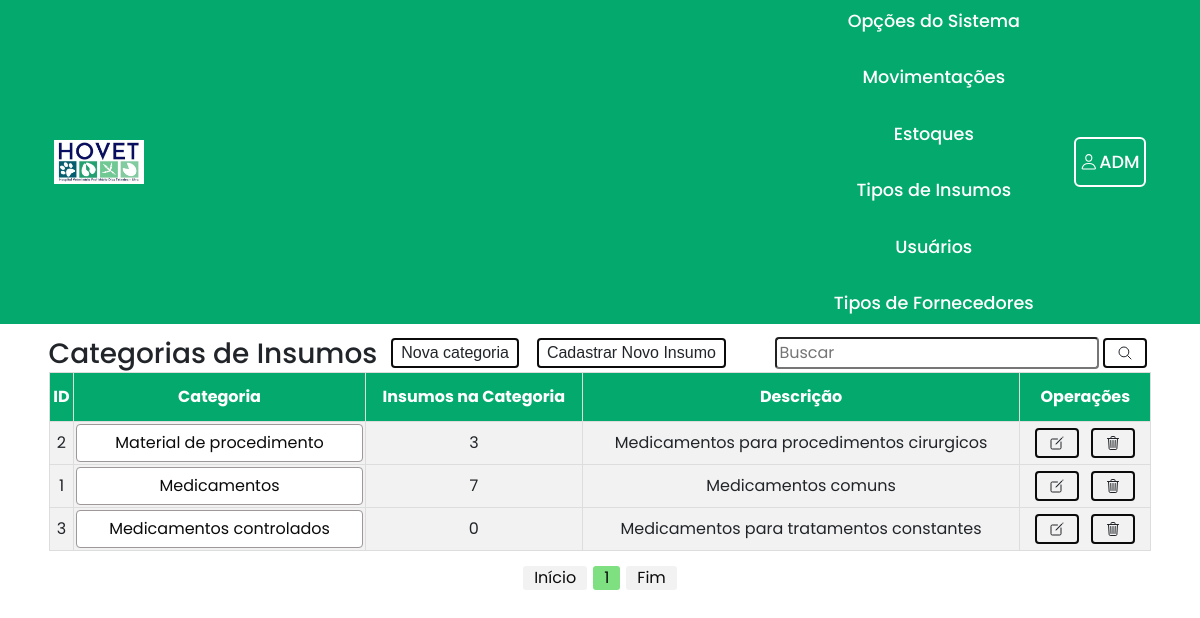
/sistema/index.php?menuop=categorias_insumos (signed in), run on the app's committed database.
### tables this page shows
create table tipos_insumos (
	id int primary key auto_increment,
    tipo varchar(100) not null,
    descricao varchar(100)
    );

### pgs_modelo/permissoes_usuarios.php (called while the page is built, shortened)
<?php
function has_permission($per_user, $per_sistem){
    $cont_per_user = count($per_user);
    $i = 0;
    while ($i < $cont_per_user) {
        if (in_array($per_user[$i], $per_sistem)){
            return true;
            break;
        }else{
            $i++;
        }
    }
    return null;
}
?>

### sistema/index.php (the view, shortened to what this page needs)
<?php
include_once("../db/connect.php");
include_once("../pgs_modelo/permissoes_usuarios.php");
$sessionUserType = $_SESSION['usuario_tipo_usuario_id'];
$userFirstName = $_SESSION['usuario_primeiro_nome'];
$array_tipos_estoquista_adm_diretor = [2,3,5];
$array_permissoes_user = [];
if ($sessionUserType == 2) {
    $array_permissoes_user = $array_tipos_estoquista_adm_diretor;
} else {
    $array_permissoes_user = [$sessionUserType];
}
?>
<!DOCTYPE html>
<html lang="pt-br">
<head>
    <link rel="stylesheet" href="https://cdn.jsdelivr.net/npm/bootstrap@4.6.2/dist/css/bootstrap.min.css"
>
    <link rel="stylesheet" href="../css/style_personalizado.css">
</head>
<body>
    <nav class="navbar">
        <div class="container navbar-header">
            <div class="logo">
                <a href="index.php?menuop=pagina_principal">
                    <img class="float-left" src="../img/logo_hovet.jpg">
                </a>
            </div>
            <div class="display-flex-row">
                <div class="menu_op_adm">
                    <div class="dropdown">
                        <a href="#">Opções do Sistema</a>
                    </div>
                    <div class="dropdown" id="listar">
                        <a href="#">Movimentações</a>
                    </div>
                    <div class="dropdown">
                        <a href="#">Estoques</a>
                    </div>
                    <div class="dropdown" id="listar">
                        <a href="#">Tipos de Insumos</a>
                    </div>
                    <div id="listar">
                        <a href="index.php?menuop=usuarios">Usuários</a>
                    </div>
                    <div class="dropdown" id="listar">
                        <a href="#">Tipos de Fornecedores</a>
                    </div>
                </div>
                <div class="login_user">
                    <div class="dropdown">
                        <span class="icon">
                            <ion-icon name="person-outline"></ion-icon>
                            <?=$userFirstName;?>
                        </span>
                    </div>
                </div>
            </div>
        </div>
    </nav>
    <main>
        <?php
            $menuop = (isset($_GET["menuop"]))?$_GET["menuop"]:"pagina_principal";
            switch ($menuop) {
                case 'categorias_insumos':
                    if (!has_permission($array_permissoes_user, $array_tipos_estoquista_adm_diretor)) {
                        echo "<script language='javascript'>window.alert('Você não tem permissão para acessar está página!!'); </script>";
                        echo "<script language='javascript'>window.location='/hovet/sistema/index.php?menuop=pagina_principal'</script>";
                    } else{
                        include_once("insumos/categorias_insumos/painel_categorias.php");
                        break;
                    }
            }
        ?>
    </main>
</body>
</html>

### sistema/insumos/categorias_insumos/painel_categorias.php (shortened to what this page needs)
<section class="painel_usuarios">
    <div class="container">
        <div class="menu_header">
            <div class="menu_user">
                <h3>Categorias de Insumos</h3>
                <a href="index.php?menuop=cadastro_categoria_insumo">
                    <button class="btn" id="operacao_cadastro">Nova categoria</button>
                </a>
                <a href="index.php?menuop=cadastro_insumo">
                    <button class="btn" id="operacao_cadastro">Cadastrar Novo Insumo</button>
                </a>
            </div>
            <div>
                <form action="index.php?menuop=categorias_insumos" method="post" class="form_buscar">
                    <input type="text" name="txt_pesquisa_insumos" placeholder="Buscar">
                    <button type="submit" class="btn">
                        <span class="icon">
                            <ion-icon name="search-outline"></ion-icon>
                        </span>
                    </button>
                </form>
            </div>
        </div>
        <div class="tabelas">
            <table id="tabela_listar">
                <thead>
                    <tr>
                        <th>ID</th>
                        <th>Categoria</th>
                        <th>Insumos na Categoria</th>
                        <th>Descrição</th>
                        <th id="th_operacoes_editar_deletar">Operações</th>
                    </tr>
                </thead>
                <tbody>
                    <?php
                        $quantidade_registros_insumos = 10;
                        $pagina_insumos = (isset($_GET['pagina_insumos']))?(int)$_GET['pagina_insumos']:1;
                        $inicio_insumos = ($quantidade_registros_insumos * $pagina_insumos) - $quantidade_registros_insumos;
                        $txt_pesquisa_insumos = (isset($_POST["txt_pesquisa_insumos"]))?$_POST["txt_pesquisa_insumos"]:"";
                        if ($sessionUserType!=2 && $sessionUserType!=3) {
                            $painel_tmp = "Disp";
                        }else {
                            $painel_tmp = $txt_pesquisa_insumos;
                        }
                        $painel = $painel_tmp;
                        $sql = "SELECT
                                    id,
                                    tipo,
                                    descricao
                                FROM
                                    tipos_insumos
                                WHERE
                                    id = '{$txt_pesquisa_insumos}' or tipo LIKE '{$painel}%'
                                    ORDER BY tipo ASC
                                    LIMIT $inicio_insumos,$quantidade_registros_insumos";
                        $rs = mysqli_query($conexao,$sql) or die("Erro ao executar a consulta! " . mysqli_error($conexao));
                        while($dados = mysqli_fetch_assoc($rs)){
                            $tipo_de_insumo_id = $dados['id'];
                            $sql = "SELECT
                                        count(i.id) as qtd_insumos
                                    FROM
                                        insumos i
                                    WHERE
                                        i.tipo_insumos_id = {$tipo_de_insumo_id}";
                            $rs_info = mysqli_query($conexao,$sql) or die("Erro ao executar a consulta! " . mysqli_error($conexao));
                            $dados_info = mysqli_fetch_assoc($rs_info);
                    ?>
                    <tr>
                    <tr class="tabela_dados">
                        <td><?=$dados["id"]?></td>
                        <td>
                            <a href="index.php?menuop=insumos&categoriaInsumoId=<?=$dados['id']?>" class="form-control"><?=$dados['tipo']?></a>
                        </td>
                        <td><?=$dados_info["qtd_insumos"]?></td>
                        <td><?=$dados["descricao"]?></td>
                        <td class="" id="td_operacoes_editar_deletar">
                            <a href="index.php?menuop=editar_categoria_insumos&id=<?=$dados["id"]?>" class="confirmaEdit">
                                <button class="btn">
                                    <span class="icon">
                                        <ion-icon name="create-outline"></ion-icon>
                                    </span>
                                </button>
                            </a>
                            <a href="index.php?menuop=excluir_categoria_insumos&id=<?=$dados["id"]?>" class="confirmaDelete">
                                <button class="btn">
                                    <span class="icon">
                                        <ion-icon name="trash-outline"></ion-icon>
                                    </span>
                                </button>
                            </a>
                        </td>
                    </tr>
                    <?php
                        }
                    ?>
                </tbody>
            </table>
        </div>
        <div class="paginacao">
            <?php
                $sqlTotalinsumos = "SELECT id FROM tipos_insumos";
                $queryTotalinsumos = mysqli_query($conexao,$sqlTotalinsumos) or die(mysqli_error($conexao));
                $numTotalinsumos = mysqli_num_rows($queryTotalinsumos);
                $totalPaginasinsumos = ceil($numTotalinsumos/$quantidade_registros_insumos);
                echo "<a href=\"?menuop=categorias_insumos&pagina_insumos=1\">Início</a> ";
                    ?>
                    <?php
                for($i=1;$i<=$totalPaginasinsumos;$i++){
                    if ($i >= ($pagina_insumos) && $i <= ($pagina_insumos+5)) {
                        if ($i==$pagina_insumos) {
                            echo "<span>$i</span>";
                        } else {
                            echo " <a href=\"?menuop=categorias_insumos&pagina_insumos=$i\">$i</a> ";
                        }
                    }
                }
                    ?>
                    <?php
                echo " <a href=\"?menuop=categorias_insumos&pagina_insumos=$totalPaginasinsumos\">Fim</a>";
            ?>
        </div>
    </div>
</section>

### css/style_personalizado.css (style rules this page uses)
* { margin: 0; padding: 0; box-sizing: border-box; font-family: 'Poppins', sans-serif; }
*, *:before, *:after { box-sizing: border-box; }
.navbar { background-color: #04AA6D !important; }
.navbar img { width: 90px; }
.navbar a { color: #071e51; font-size: 15px; }
.container { display: flex; justify-content: center; flex-direction: column; }
.container.navbar-header { flex-direction: row; }
@media (min-width: 1200px) { .container { max-width: 96% !important; } }
.menu_user { display: flex; gap: 10px; align-items: center; }
.menu_user > h3 { margin-bottom: 0; }
.dropdown { position: relative; display: inline-block; }
#tabela_listar { font-family: Arial, Helvetica, sans-serif; border-collapse: collapse; width: 100%; }
#tabela_listar td, #tabela_listar th { border: 1px solid #ddd; padding: 2px; }
#tabela_listar tr:nth-child(even) { background-color: #f2f2f2; }
#tabela_listar th { padding-top: 12px; padding-bottom: 12px; text-align: center; background-color: #04AA6D; color: white; }
#tabela_listar td { text-align: center; }
.menu_header { display: flex; align-items: center; justify-content: space-between; }
.menu_op_adm { display: flex; align-items: center; gap: 30px; margin-bottom: 0; }
.menu_op_adm a { position: relative; font-size: 1.1em; color: #fff; text-decoration: none; font-weight: 500; }
.menu_op_adm a::after { content: ''; position: absolute; left: 0; bottom: -3px; width: 100%; height: 3px; background: #fff; border-radius: 5px; transform-origin: right; transform: scaleX(0); transition: transform .5s; color: #0B0B0B; }
.login_user { display: flex; align-items: center; justify-content: center; }
.login_user { width: auto; height: 50px; background: transparent; border: 2px solid #fff; outline: none; border-radius: 6px; cursor: pointer; font-size: 1.1em; color: #fff; font-weight: 500; margin-left: 30px; transition: .5s; }
main { padding: 10px; }
button.btn { background: none; border: 2px solid #0B0B0B; font-family: "montserrat", sans-serif; padding: 1px 8px; min-width: 20px; margin: 4px; cursor: pointer; transition: color 0.4s linear; position: relative; }
button.btn::before { content: ""; position: absolute; left: 0; top: 0; width: 100%; height: 100%; background: #04AA6D; z-index: -1; transition: transform 0.5s; transform-origin: 0 0; transition-timing-function: cubic-bezier(0.5,1.6,0.4,0.7); }
button.btn::before { transform: scaleX(0); }
span.icon { display: flex; gap: 2px; align-items: center; padding: 4px; }
.form_buscar { display: flex; align-items: center; }
.form_buscar input { padding: 2px; border-radius: .25em; }
.tabelas { display: flex; }
.paginacao { display: flex; gap: 6px; margin-top: 15px; justify-content: center; }
.paginacao a { color: #0B0B0B; background-color: #f2f2f2; border-radius: 3px; padding: 0 11px; }
.paginacao > span { color: #0B0B0B; background-color: #7EE081; border-radius: 3px; padding: 0 11px; }
.form-control { color: #0B0B0B; border: 1px solid #9f9898; }
.display-flex-row { display: flex; gap: 10px; align-items: center; }
@media only screen and (max-width: 1480px) { .menu_op_adm { flex-direction: column; } }

### data on the page
tipos_insumos: id "2", tipo "Material de procedimento", qtd_insumos "3", descricao "Medicamentos para procedimentos cirurgicos"
tipos_insumos: id "1", tipo "Medicamentos", qtd_insumos "7", descricao "Medicamentos comuns"
tipos_insumos: id "3", tipo "Medicamentos controlados", qtd_insumos "0", descricao "Medicamentos para tratamentos constantes"

### other printed values
$userFirstName "ADM"
